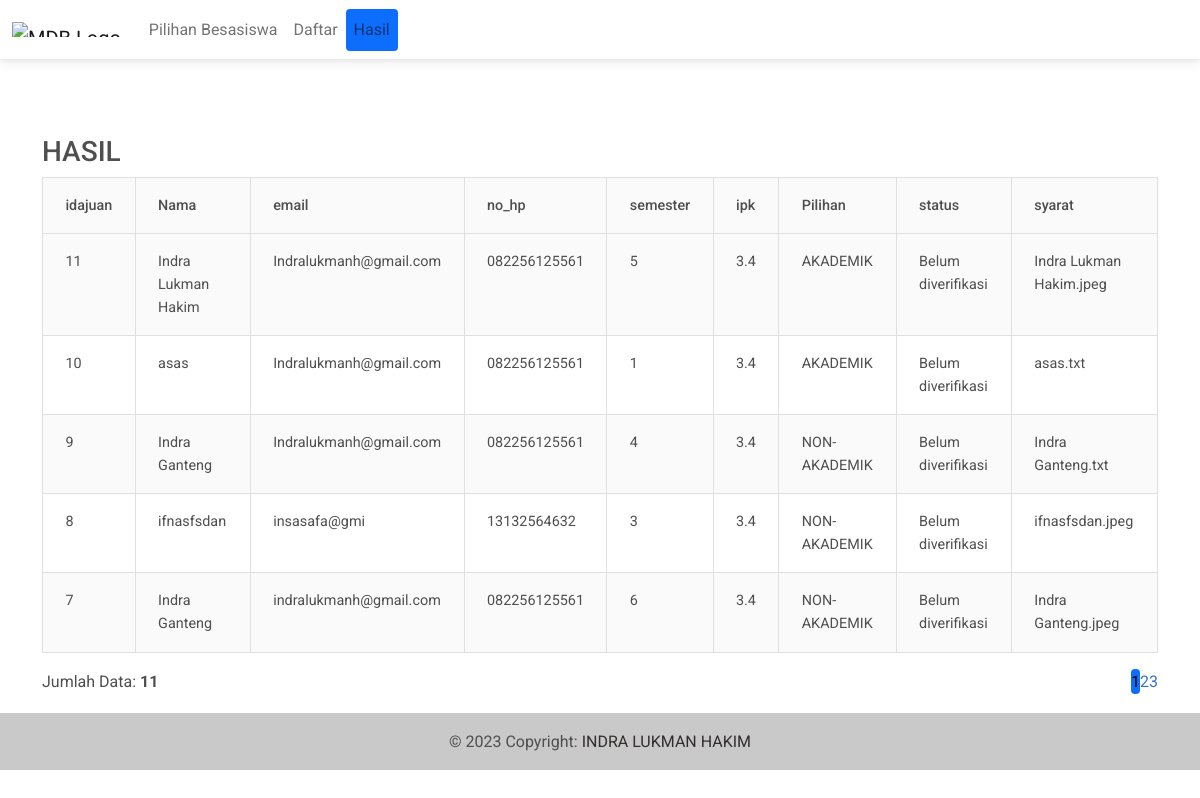
The page /SCRIPT/index.php?p=hasil on the database its author committed.
### tables this page shows
CREATE TABLE `tbajuan` (
  `id_ajuan` int(10) NOT NULL,
  `nama` varchar(200) NOT NULL,
  `email` varchar(200) NOT NULL,
  `no_hp` varchar(13) NOT NULL,
  `semester` int(15) NOT NULL,
  `ipk` varchar(10) NOT NULL,
  `pilihan` varchar(255) NOT NULL,
  `status` varchar(120) NOT NULL,
  `syarat` varchar(255) NOT NULL
);

### SCRIPT/pages/hasil.php (the view, shortened to what this page needs)
<div id="label-page"><h3>HASIL<h3></div>
<?php
include "./koneksi.php";
?>
<div id="content">
    <div id="container">
    <table id="hasil", class="table table-striped table-bordered table-hover align-midle", style="width: 100%;">
    <tdead >
        <tr>
        <th>idajuan</th>
        <th>Nama</th>
        <th>email</th>
        <th>no_hp</th>
        <th>semester</th>
        <th>ipk</th>
        <th>Pilihan</th>
        <th>status</th>
        <th>syarat</th>
        </tr>
    </tdead>
    <tbody>
        <?php
		$batas = 5;
		extract($_GET);
		if(empty($hal)){
			$posisi = 0;
			$hal = 1;
		}
		else {
			$posisi = ($hal - 1) * $batas;
			$nomor = $posisi+1;
		}
		if($_SERVER['REQUEST_METHOD'] == "POST"){
			$pencarian = trim(mysqli_real_escape_string($db, $_POST['pencarian']));
			if($pencarian != ""){
				$sql = "SELECT * FROM tbajuan WHERE nama LIKE '%$pencarian%' ";
				$query = $sql;
				$queryJml = $sql;
			}
			else {
				$query = "SELECT * FROM tbajuan LIMIT $posisi, $batas";
				$queryJml = "SELECT * FROM tbajuan";
				$no = $posisi * 1;
			}
		}
		else {
			$query = "SELECT * FROM tbajuan ORDER BY id_ajuan DESC LIMIT $posisi, $batas ";
			$queryJml = "SELECT * FROM tbajuan";
		}
        $result = mysqli_query($db, $query);
        if(mysqli_num_rows($result)>0) {
            while($r_tampil_anggota=mysqli_fetch_array($result)){
                echo "<tr>
                <td>".$r_tampil_anggota["id_ajuan"]."</td>
                <td>".$r_tampil_anggota["nama"]."</td>
                <td>".$r_tampil_anggota["email"]."</td>
                <td>".$r_tampil_anggota["no_hp"]."</td>
                <td>".$r_tampil_anggota["semester"]."</td>
                <td>".$r_tampil_anggota["ipk"]."</td>
                <td>".$r_tampil_anggota["pilihan"]."</td>
                <td>".$r_tampil_anggota["status"]."</td>
                <td>".$r_tampil_anggota["syarat"]."</td>
                </tr>" ;
            }
        }
        else {
            echo "0 results";
        }
          ?>
    </tbody>
    </table>
    <?php
        if(isset($_POST['pencarian'])) {
            if($_POST['pencarian']!=''){
                echo "<div style=\"float:left;\">";
                $jml = mysqli_num_rows(mysqli_query($db, $queryJml));
                echo "Data Hasil Pencarian: <b>$jml</b>";
                echo "</div>";
            }
        }
        else {
            echo "<div style=\"float:left;\">";
            $jml = mysqli_num_rows(mysqli_query($db, $queryJml));
            echo "Jumlah Data: <b>$jml</b>";
            echo "</div>";
    ?>
    <div class="pagination" style="float: right;">
        <?php
            $jml_hal = ceil($jml / $batas);
            for($i=1; $i <= $jml_hal; $i++){
                if($i != $hal){
                    echo "<a href=\"?p=hasil&hal=$i\">$i</a>";
                }
                else {
                    echo "<a class=\"active\">$i</a>";
                }
        }
    }
        ?>
    </div>
    </div>
</div>

### SCRIPT/index.php (shortened to what this page needs)
<?php
$p = '';
if (isset($_GET['p'])) {
    $p = $_GET['p'];
}
?>
<!DOCTYPE html>
<html lang="en">
  <link rel="stylesheet" href="https://cdn.datatables.net/1.13.4/css/dataTables.bootstrap5.min.css">
  <head>
    <link
      rel="stylesheet"
      href="https://cdnjs.cloudflare.com/ajax/libs/font-awesome/6.0.0/css/all.min.css"
    />
    <link rel="stylesheet" href="css/mdb.min.css" />
    <link rel="stylesheet" href="https://cdn.datatables.net/1.13.4/css/jquery.dataTables.css" />
  </head>
  <body>
<nav class="navbar navbar-expand-lg navbar-light bg-white">
  <div class="container-fluid">
    <div class="collapse navbar-collapse" id="navbarSupportedContent">
      <a class="navbar-brand mt-2 mt-lg-0" href="index.php?p=beranda">
        <img
          src="img/FHCI_hires.png"
          height="15"
          alt="MDB Logo"
          loading="lazy"
        />
      </a>
      <ul class="navbar-nav me-auto mb-2 mb-lg-0">
        <li class="nav-item
        <?php if ($p == 'pilihan_beasiswa') echo 'active'; ?> ">
          <a class="nav-link" href="index.php?p=pilihan_beasiswa">Pilihan Besasiswa</a>
        </li>
        <li class="nav-item
        <?php if ($p == 'daftar') echo 'active'; ?> ">
          <a class="nav-link" href="index.php?p=daftar">Daftar</a>
        </li>
        <li class="nav-item
        <?php if ($p == 'hasil') echo 'active'; ?>">
          <a class="nav-link" href="index.php?p=hasil">Hasil</a>
        </li>
      </ul>
    </div>
  </div>
</nav>
<div id="content-container" class="container-sm">
			    <div class="container-sm" style="width: 80%;">
		<div class="row"><br/><br/><br/>
			<div class="col-md-10 col-md-offset-1" style="background-image:url('../asanoer-background.jpg')">
			</div>
		</div>
	</div>
  <?php
			$pages_dir='pages';
			if(!empty($_GET['p'])){
				$pages=scandir($pages_dir,0);
				unset($pages[0],$pages[1]);
				$p=$_GET['p'];
				if(in_array($p.'.php',$pages)){
					include($pages_dir.'/'.$p.'.php');
				}else{
					echo'Halaman Tidak Ditemukan';
				}
			}else{
				include($pages_dir.'/beranda.php');
			}
		?>
    </div>
  <footer class="bg-light text-center text-lg-start bg" style="margin-top: 5%;">
  <div class="text-center p-3" style="background-color: rgba(0, 0, 0, 0.2);">
    © 2023 Copyright:
    <a class="text-dark" href="index.php?p=beranda">INDRA LUKMAN HAKIM</a>
  </div>
</footer>
  </body>
</html>

### SCRIPT/index.php (style rules this page uses)
.active { background-color: #0d6efd; border-radius: 4px; color: black; }

### rows shown on the page
tbajuan: id_ajuan "11", nama "Indra Lukman Hakim", email "Indralukmanh@gmail.com", no_hp "082256125561", semester "5", ipk "3.4", pilihan "AKADEMIK", status "Belum diverifikasi", syarat "Indra Lukman Hakim.jpeg"
tbajuan: id_ajuan "10", nama "asas", email "Indralukmanh@gmail.com", no_hp "082256125561", semester "1", ipk "3.4", pilihan "AKADEMIK", status "Belum diverifikasi", syarat "asas.txt"
tbajuan: id_ajuan "9", nama "Indra Ganteng", email "Indralukmanh@gmail.com", no_hp "082256125561", semester "4", ipk "3.4", pilihan "NON-AKADEMIK", status "Belum diverifikasi", syarat "Indra Ganteng.txt"
tbajuan: id_ajuan "8", nama "ifnasfsdan", email "insasafa@gmi", no_hp "13132564632", semester "3", ipk "3.4", pilihan "NON-AKADEMIK", status "Belum diverifikasi", syarat "ifnasfsdan.jpeg"
tbajuan: id_ajuan "7", nama "Indra Ganteng", email "indralukmanh@gmail.com", no_hp "082256125561", semester "6", ipk "3.4", pilihan "NON-AKADEMIK", status "Belum diverifikasi", syarat "Indra Ganteng.jpeg"

### other values the page prints
$jml "11"
